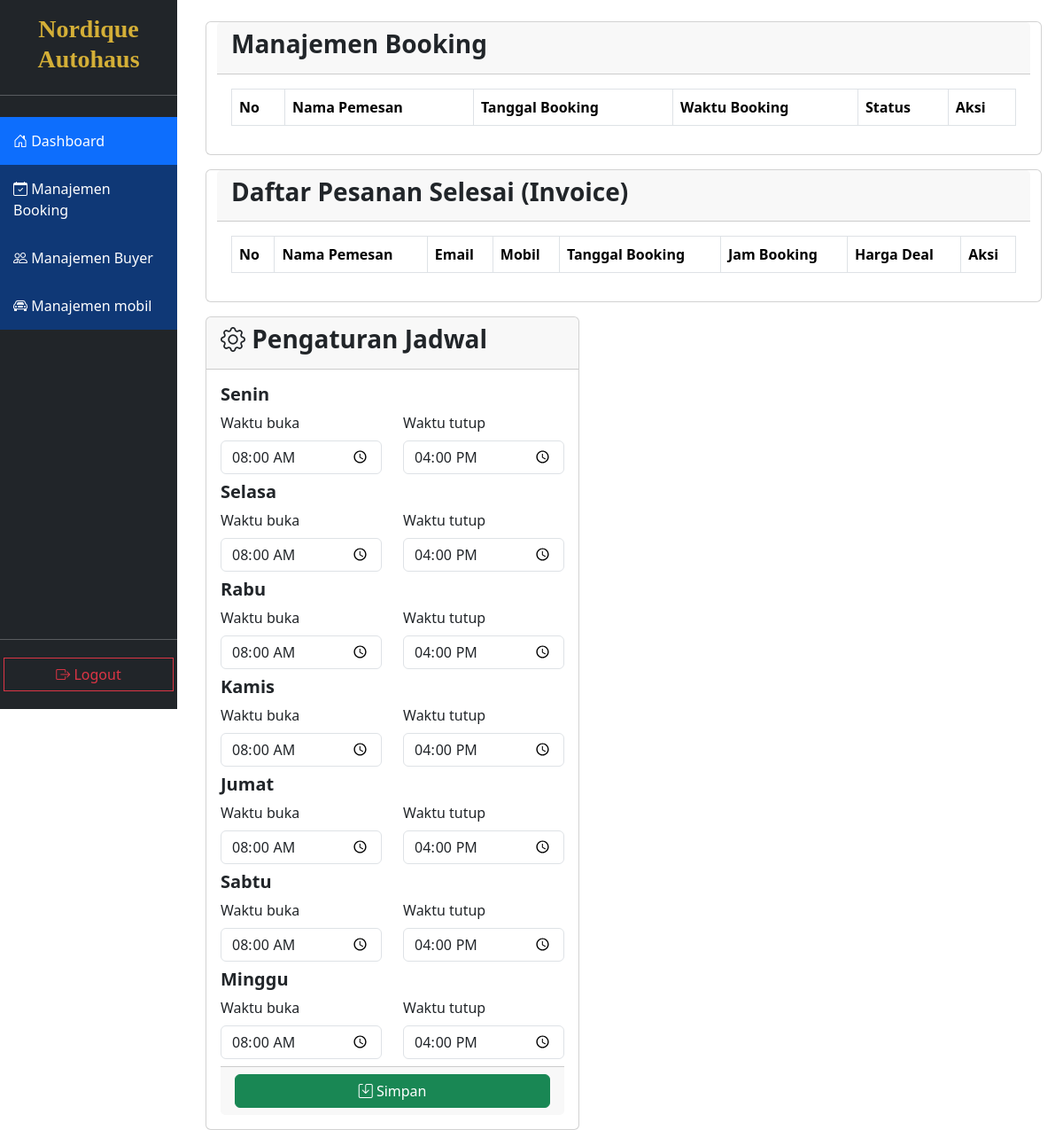
Page /views/admin/manajemen-booking.php (signed in) on the committed database.
### tables this page shows
CREATE TABLE `dm_jadwal_tbl` (
  `id_jadwal` int(11) NOT NULL,
  `hari_jadwal` enum('senin','selasa','rabu','kamis','jumat','sabtu','minggu') NOT NULL,
  `jam_buka` time NOT NULL,
  `jam_tutup` time NOT NULL
);

### views/admin/manajemen-booking.php (the view, shortened to what this page needs)
<!DOCTYPE html>
<html lang="en">
<head>
    <link href="https://cdn.jsdelivr.net/npm/bootstrap@5.3.3/dist/css/bootstrap.min.css" rel="stylesheet">
    <link rel="stylesheet" href="../../statics/css/admin/content-wrapper.css">
</head>
<body>
    <div class="container-fluid row">
        <?= include('sidebar.php') ?>
        <div class="wrapper-content col-10 container-fluid ps-5">
            <div class="row gap-3">
                <div class="col">
                    <div class="row mb-3">
                        <div class="card">
                            <div class="card-header">
                                <h3 class="card-title">
                                    <b>Manajemen Booking</b>
                                </h3>
                            </div>
                            <div class="card-body">
                                <div class="table-responsive">
                                    <table class="table table-bordered table-striped">
                                        <thead>
                                            <tr>
                                                <th scope="col">No</th>
                                                <th scope="col">Nama Pemesan</th>
                                                <th scope="col">Tanggal Booking</th>
                                                <th scope="col">Waktu Booking</th>
                                                <th scope="col">Status</th>
                                                <th scope="col">Aksi</th>
                                            </tr>
                                        </thead>
                                    </table>
                                </div>
                            </div>
                        </div>
                    </div>
                    <div class="row">
                        <div class="card">
                            <div class="card-header">
                                <h3 class="card-title">
                                    <b>Daftar Pesanan Selesai (Invoice)</b>
                                </h3>
                            </div>
                            <div class="card-body">
                                <div class="table-responsive">
                                    <table class="table table-bordered table-striped">
                                        <thead>
                                            <tr>
                                                <th>No</th>
                                                <th>Nama Pemesan</th>
                                                <th>Email</th>
                                                <th>Mobil</th>
                                                <th>Tanggal Booking</th>
                                                <th>Jam Booking</th>
                                                <th>Harga Deal</th>
                                                <th>Aksi</th>
                                            </tr>
                                        </thead>
                                    </table>
                                </div>
                            </div>
                        </div>
                    </div>
                </div>
                <div class="col-auto card p-0">
                    <div class="card-header">
                        <h3 class="fw-bold">
                            <i class="bi bi-gear"></i> Pengaturan Jadwal
                        </h3>
                        <link rel="stylesheet" href="https://cdn.jsdelivr.net/npm/bootstrap-icons@1.10.5/font/bootstrap-icons.css">
                    </div>
                    <div class="card-body">
                        <?php
                        require_once('../../connections/koneksi.php');
                        $jadwal_data = [];
                        $result = mysqli_query($connection, "SELECT * FROM dm_jadwal_tbl");
                        while ($row = mysqli_fetch_assoc($result)) {
                            $jadwal_data[$row['hari_jadwal']] = $row;
                        }
                        ?>
                        <form action="../../logics/admin/crud-jadwal.php" method="POST">
                            <?php
                            $days = [
                                'Senin' => 'senin',
                                'Selasa' => 'selasa',
                                'Rabu' => 'rabu',
                                'Kamis' => 'kamis',
                                'Jumat' => 'jumat',
                                'Sabtu' => 'sabtu',
                                'Minggu' => 'minggu'
                            ];
                            foreach ($days as $day_name => $day_key) {
                                $jadwal = isset($jadwal_data[$day_key]) ? $jadwal_data[$day_key] : null;
                            ?>
                                <div class="row mb-2">
                                    <h5>
                                        <b><?= $day_name ?></b>
                                    </h5>
                                    <div class="col">
                                        <label for="start_time_<?= $day_key ?>" class="form-label">Waktu buka</label>
                                        <input type="time" class="form-control" id="start_time_<?= $day_key ?>" name="start_time_<?= $day_key ?>" value="<?= $jadwal ? htmlspecialchars($jadwal['jam_buka']) : '' ?>" required>
                                    </div>
                                    <div class="col">
                                        <label for="end_time_<?= $day_key ?>" class="form-label">Waktu tutup</label>
                                        <input type="time" class="form-control" id="end_time_<?= $day_key ?>" name="end_time_<?= $day_key ?>" value="<?= $jadwal ? htmlspecialchars($jadwal['jam_tutup']) : '' ?>" required>
                                    </div>
                                </div>
                            <?php
                            }
                            ?>
                            <div class="card-footer m-0">
                                <button type="submit" class="btn btn-success w-100">
                                    <i class="bi bi-save"></i> Simpan
                                </button>
                            </div>
                        </form>
                    </div>
                </div>
            </div>
        </div>
    </div>
</body>
</html>

### statics/css/admin/content-wrapper.css (style rules this page uses)
.wrapper-content { margin-left: 16.6667%; }

### rows in the picture
dm_jadwal_tbl: jam_buka "08:00:00", jam_tutup "16:00:00"
dm_jadwal_tbl: jam_buka "08:00:00", jam_tutup "16:00:00"
dm_jadwal_tbl: jam_buka "08:00:00", jam_tutup "16:00:00"
dm_jadwal_tbl: jam_buka "08:00:00", jam_tutup "16:00:00"
dm_jadwal_tbl: jam_buka "08:00:00", jam_tutup "16:00:00"
dm_jadwal_tbl: jam_buka "08:00:00", jam_tutup "16:00:00"
dm_jadwal_tbl: jam_buka "08:00:00", jam_tutup "16:00:00"

### other values in the picture
$day_name "Senin"
$day_name "Selasa"
$day_name "Rabu"
$day_name "Kamis"
$day_name "Jumat"
$day_name "Sabtu"
$day_name "Minggu"
